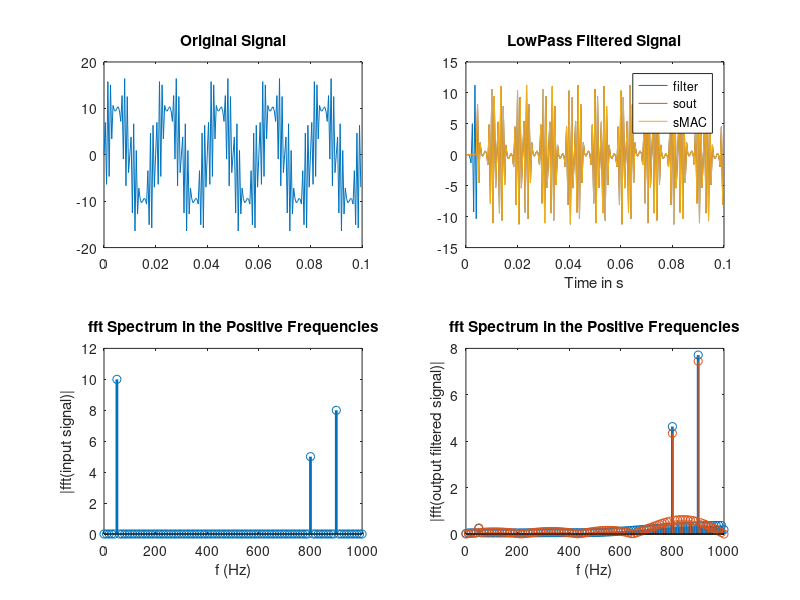

This chart was generated by the following MATLAB code:
%--------------------------------------------------------------------------
%                             FIR filters
%--------------------------------------------------------------------------
% 1. Finding the filter coefficients in MATLAB based on the filter order,
%    sampling frequency, cutoff frequency, and filter type.
% 2. Using the fft function to find the frequency content of a signal.
% 3. Filtering a signal in MATLAB using the 'filter' function.
% 4. Implementing convolution or MAC (Multiply and Accumulate) technique 
%    to filter the signal, as implemented in Hardware.
%--------------------------------------------------------------------------
close all      % closes any figures that are open
clear          % clears the workspace of MATLAB
clc            % clears the command window
%--------------------------------------------------------------------------
% Defining the parameters of the synthetic input signal:

fs   = 2000;     % the sampling frequency = 2KHz
fmax = fs/2;     % Maximum fundamental frequency that can be sampled by fs

f1 = 50;       % frequency f1 is 50Hz     
f2 = 800;      % frequency f2 is 800Hz 
f3 = 900;      % frequency f3 is 900Hz

A1 = 10;       % Amplitude of the sine wave s1
A2 = 5;        % Amplitude of the sine wave s2 
A3 = 8;        % Amplitide of the sine wave s3   

L = 200;       % the number of samples

t = (0:L-1)/fs;           % Generating the time vector for L samples

s = A1*sin(2*pi*t*f1) + A2*sin(2*pi*t*f2) + A3*sin(2*pi*t*f3);

%--------------------------------------------------------------------------
% Defining the filter parameters:

fc = 400;      % the filter cutoff frequency is 400Hz
Wn = fc/fmax;  % Wn = fc/fmax
order = 8;     % the order of the filter

%coeff = fir1(order,Wn,'low');   % low pass filter
coeff = fir1(order,Wn,'high');   % high pass filter

disp(coeff)

%--------------------------------------------------------------------------
%              Filtering the signal using 3 approaches
%--------------------------------------------------------------------------
% 1. Filtering the signal in MATLAB using the 'filter' function:

output_signal = filter(coeff,1,s);

%--------------------------------------------------------------------------
% 2. Filtering using MAC for 8 filter coefficients: 

x            = length(coeff);     % filter order + 1 = 9 coefficients
sout         = zeros(size(t));

for i=(x+1):length(t)
    sout(i)  = coeff(1)*s(i-0) + ...
               coeff(2)*s(i-1) + ...
               coeff(3)*s(i-2) + ...
               coeff(4)*s(i-3) + ...
               coeff(5)*s(i-4) + ...
               coeff(6)*s(i-5) + ...
               coeff(7)*s(i-6) + ...
               coeff(8)*s(i-7) + ...
               coeff(9)*s(i-8);
end

%--------------------------------------------------------------------------
% 3. Parmetrized MAC code to work with any filter order:
%    (Hardware Implementation with power of 2 scaling and rounding) 

coeff_scaled = (round(coeff*1000))/1000*1024; % rounding coefficients
x            = length(coeff);
sMAC         = zeros(size(t));

for i=(x+1):length(t)
    for j=1:x
    sMAC(i) = sMAC(i) + coeff_scaled(j)*s(i-j+1); 
    end
end 
sMAC = sMAC/1024;
%--------------------------------------------------------------------------
% Plotting the input signal & the filtered signals in the time domain

subplot(2,2,1)
plot(t,s)
title("Original Signal")
subplot(2,2,2)
plot(t,output_signal)
title("LowPass Filtered Signal")
xlabel("Time in s")
hold on
plot(t,sout);
plot(t,sMAC);
legend ('filter','sout','sMAC')

%-------------------------------------------------------------------------
% Creating the fft for the signals:

f = fs/L*(0:(L/2));

Y = fft(s);
P2 = abs(Y/L);
P1 = P2(1:L/2+1);
P1(2:end-1) = 2*P1(2:end-1);

Y_out = fft(output_signal);
P2_out = abs(Y_out/L);
P1_out = P2_out(1:L/2+1);
P1_out(2:end-1) = 2*P1_out(2:end-1);

y_Verilog = fft(sout);
P2v = abs (y_Verilog/(L));
P1v = P2v(1:(L)/2+1);
P1v(2:end-1) = 2*P1v(2:end-1);


subplot(2,2,3)
stem(f,P1,"LineWidth",2)
title("fft Spectrum in the Positive Frequencies")
xlabel("f (Hz)")
ylabel("|fft(input signal)|")

subplot(2,2,4)
stem(f,P1_out,"LineWidth",2)
title("fft Spectrum in the Positive Frequencies")
xlabel("f (Hz)")
ylabel("|fft(output filtered signal)|")
hold on
stem(f,P1v)

%--------------------------------------------------------------------------
